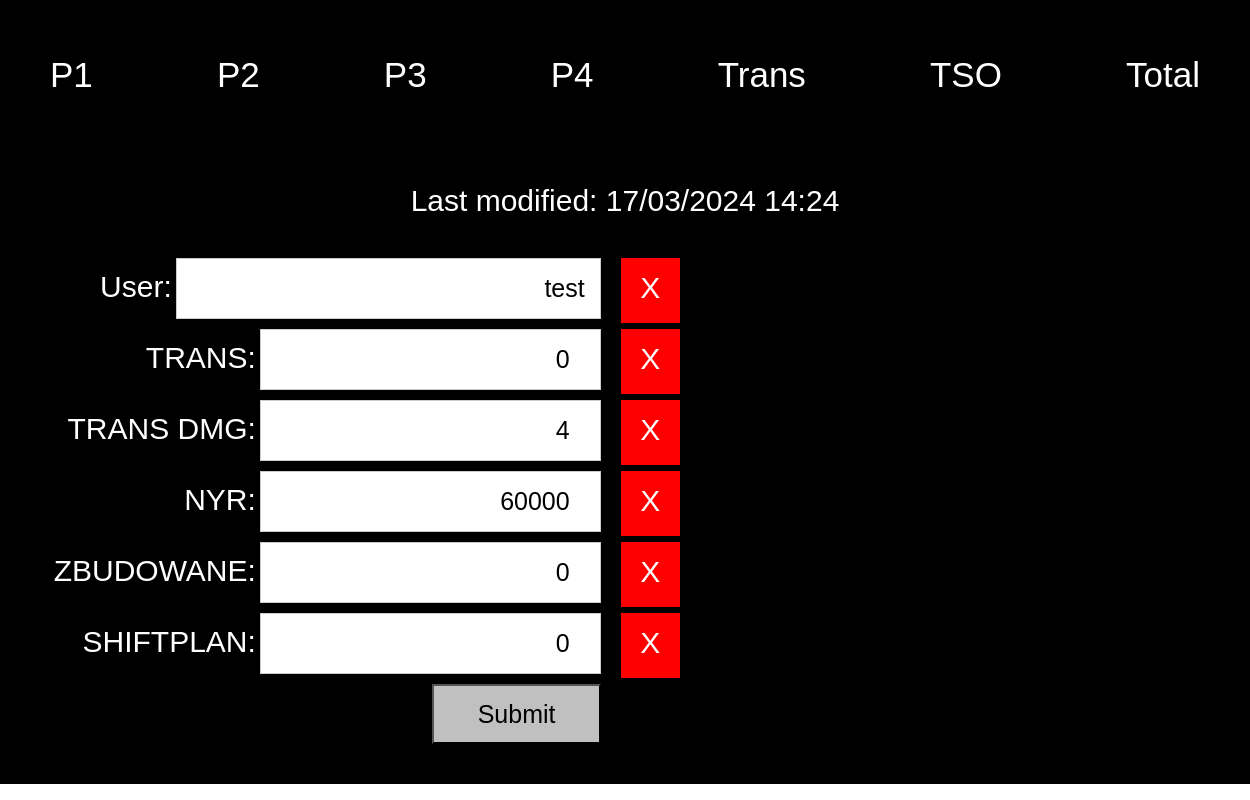
Screenshot of /Trans with the database file from the repository.
### buffor/models/trans.py (models this page shows, shortened)
class Trans(Area_Count):
    TRANS = models.PositiveIntegerField(default=0)
    TRANS_DMG = models.PositiveIntegerField(default=0)
    NYR = models.PositiveIntegerField(default=0)
    ZBUDOWANE = models.PositiveIntegerField(default=0)
    SHIFTPLAN = models.PositiveIntegerField(default=0)
    name = "Trans"

### buffor/views.py (the view)
# urls.py: path('Trans', views.TransPage, name='TransPage'),
def TransPage(request):
    return generic_floor(request, Trans, TransForm, 'Trans.html')

### buffor/forms.py
class TransForm(ModelForm):
    class Meta:
        model = Trans
        fields = ["user","TRANS","TRANS_DMG","NYR","ZBUDOWANE","SHIFTPLAN"]

### buffor/views.py (called while the page is built, shortened)
def extract_id(input_string):
    pattern = r'id="([^"]+)"'
    match = re.search(pattern, input_string)
    if match:
        return match.group(1)
    else:
        return None

def generic_floor(request, model_cls, form_cls, template_name):
    last_count = model_cls.objects.latest('time_stamp')
    form = form_cls(instance=last_count)
    context = {
            'message': '',
            "form": form,
            "last_count_date": last_count.time_stamp.strftime("%d/%m/%Y %H:%M")
        }
    context["form_clean"] = ''
    for x in form:
        id = extract_id(str(x))
        context["form_clean"] += f'<div class="clear_label" onclick=\'clear_form("{id}")\'>X</div><br>'
    return render(request, template_name, context)

### templates/Trans.html (shortened to what this page needs)
{% extends 'base.html' %}
{% block content %}
<div id="first_block">
{{ message }}<br>
Last modified: {{ last_count_date }} <br>
</div>
<div id = 'form_total'>
    <div id = 'form_input'>
        <form action="{% url 'TransPage' %}" method="post">
        {{ form }}
        <input type="submit" value="Submit">
    </div>
    <div id = 'form_clear'>
        {{ form_clean|safe }}
    </div>
</div>
{% endblock %}

### static/css/style.css (style rules this page uses)
body { font-family: sans-serif; margin: 0; padding: 0; }
form { color: white; float: left; width: 100%; padding: 20px; background-color: #000000; }
label { font-size: 30px; }
input[type=number] { width: 55%; padding: 15px; margin-bottom: 10px; border: 1px solid #ccc; font-size: 25px; text-align:right; }
input[type=text] { width: 70%; padding: 15px; margin-bottom: 10px; border: 1px solid #ccc; font-size: 25px; text-align:right; }
input[type="submit"] { background-color: silver; color: black; width:30%; height:60px; font-size: 25px; cursor: pointer; }
#first_block { font-size: 30px; color: white; background-color: #000; text-align: center; }
#form_total { text-align: center; color: white; float: left; width: 100%; padding: 20px; background-color: #000000; }
#form_input { float: left; display: flex; align-items: right; text-align: end; }
#form_clear { padding-top: 14px; float: left; }
.clear_label { text-align: center; padding: 7px; padding-top: 13px; margin-top: 6px; width:45px; height:45px; color:white; font-size:30px; background-color:red; display: inline-block; }

### rows the page displays
Trans: user "test", TRANS "0", TRANS_DMG "4", NYR "60000", ZBUDOWANE "0", SHIFTPLAN "0"

### other values shown
{{ last_count_date }} "17/03/2024 14:24"
